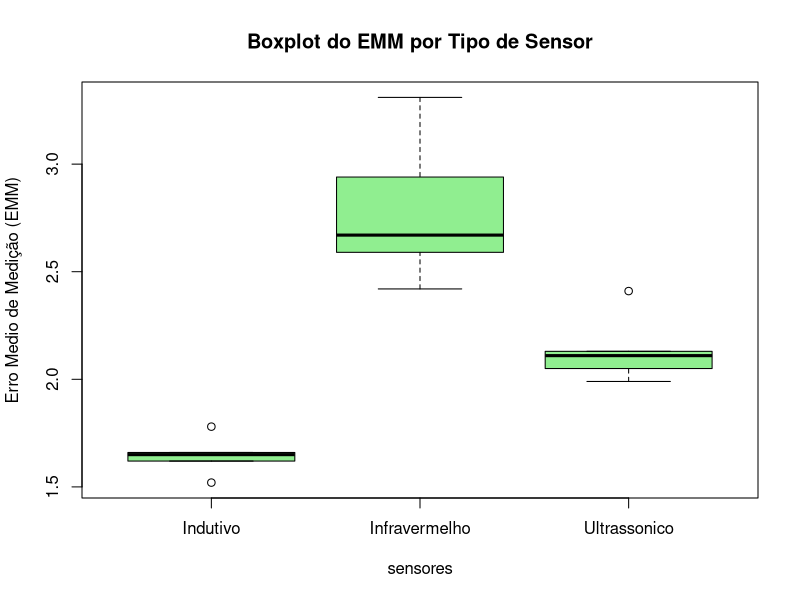
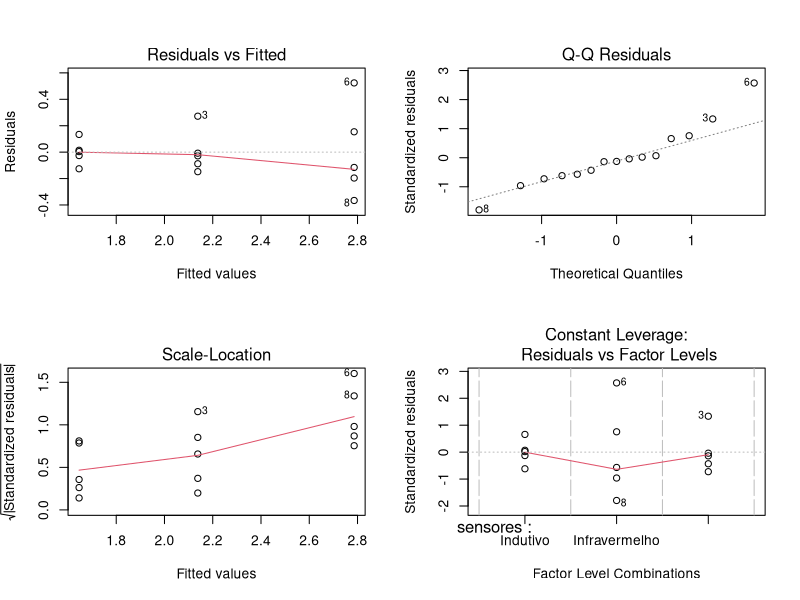

R code for these plots, in order:
## ---- chunk 1
knitr::opts_chunk$set(echo = TRUE)
## ---- chunk 2
# Banco de dados
sensores <- c(rep("Ultrassonico", 5), rep("Infravermelho", 5), rep("Indutivo", 5))
emm <- c(1.99, 2.05, 2.41, 2.11, 2.13, 3.31, 2.94, 2.42, 
          2.59, 2.67, 1.78, 1.65, 1.66, 1.62, 1.52)

dados <- data.frame(sensores = as.factor(sensores), emm = emm)

print(dados)

## ---- chunk 3

media_geral <- mean(dados$emm)
dp_geral <- sd(dados$emm)
cv_geral <- 100 * dp_geral / media_geral

cat("Média:", media_geral, "\nDesvio Padrão:", dp_geral, "\nCoef. de Variação (CV%):", cv_geral)

## ---- chunk 4

#por tratamento

library(dplyr)

dados %>%
  group_by(sensores) %>%
  summarise(
    media = mean(emm),
    desvio_padrao = sd(emm),
    cv = 100 * sd(emm) / mean(emm)
  )
## ---- chunk 5

#boxplot

boxplot(emm ~ sensores, data = dados, col = "lightgreen", 
        main = "Boxplot do EMM por Tipo de Sensor", 
        ylab = "Erro Medio de Medição (EMM)")


## ---- chunk 6
modelo <- aov(emm ~ sensores, data = dados)
summary(modelo)


## ---- chunk 7
par(mfrow = c(2,2))
plot(modelo)

